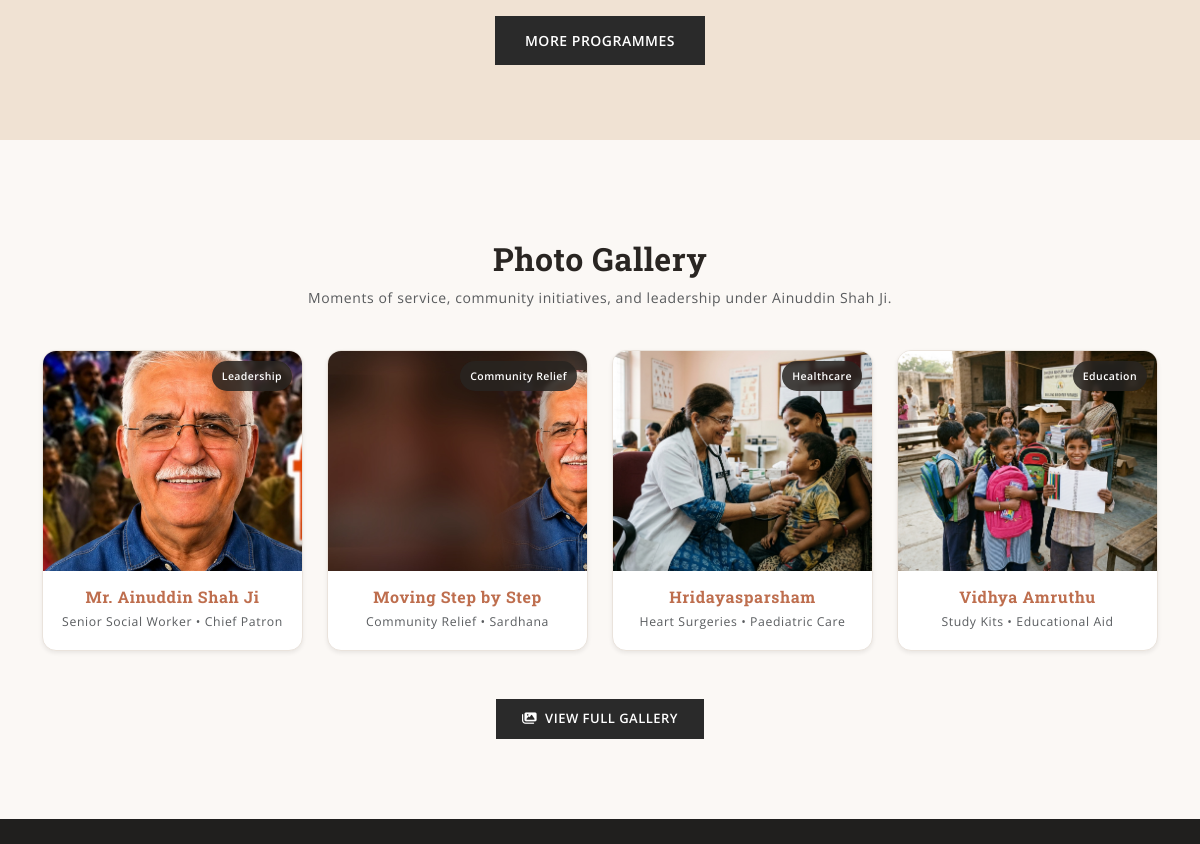
The app's page / (middle part), older data.
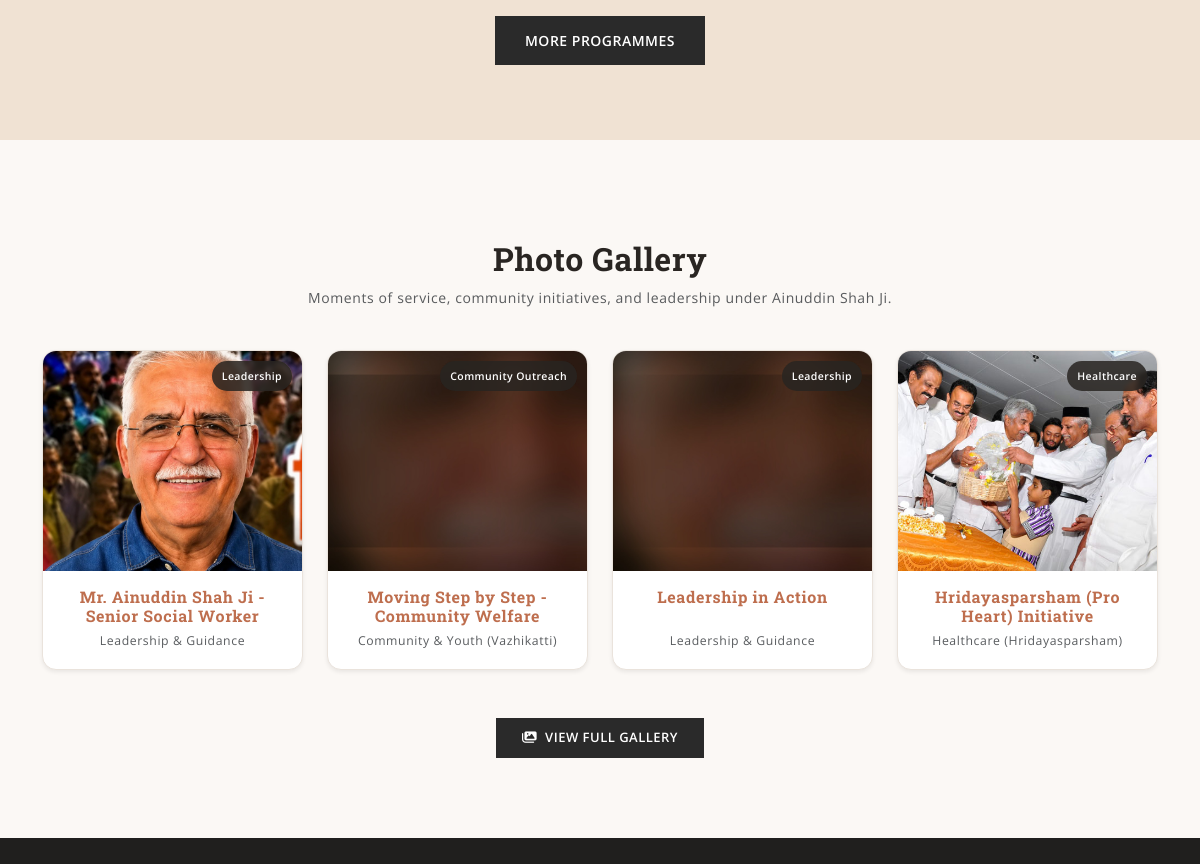
The same page, newer data.
### core/models.py (models this page shows, shortened)
class GalleryImage(models.Model):
    CATEGORY_CHOICES = [
        ('leadership', 'Leadership & Guidance'),
        ('healthcare', 'Healthcare (Hridayasparsham)'),
        ('education', 'Education (Vidhya Amruthu)'),
        ('community', 'Community & Youth (Vazhikatti)'),
    ]
    title = models.CharField(max_length=200, help_text="Title or caption for the photograph")
    category = models.CharField(max_length=50, choices=CATEGORY_CHOICES, default='leadership', help_text="Category for filtering")
    image = models.ImageField(upload_to='gallery/', help_text="Upload high-resolution gallery image")
    description = models.TextField(blank=True, help_text="Short narrative or context")
    badge_text = models.CharField(max_length=60, blank=True, help_text="Badge label displayed on image (e.g. Leadership, Healthcare)")
    order = models.PositiveIntegerField(default=0, help_text="Display order (lower numbers appear first)")
    is_active = models.BooleanField(default=True, help_text="Show on website")
    created_at = models.DateTimeField(auto_now_add=True)
    updated_at = models.DateTimeField(auto_now=True)
    class Meta:
        verbose_name = "Gallery Image"
        verbose_name_plural = "Gallery Images"
        ordering = ['order', '-created_at']
    def image_preview(self):
        if self.image:
            return mark_safe(f'<img src="{self.image.url}" style="width: 70px; height: 50px; object-fit: cover; border-radius: 6px; border: 1px solid #ddd;" />')
        return "No Image"
    image_preview.short_description = "Preview"

### core/views.py (the view)
# urls.py: path('', views.home, name='home'),
def home(request):
    home_gallery = GalleryImage.objects.filter(is_active=True).order_by('order', '-created_at')[:4]
    return render(request, 'home.html', {'home_gallery': home_gallery})

### templates/home.html (shortened to what the changed rows need)
{% extends 'base.html' %}
{% load static %}
{% block content %}
<div class="container-fluid sec-gallery" id="gallery">
  <div class="container">
    <div class="row">
      <div class="col-lg-12 pb-4 text-center">
        <h2>Photo Gallery</h2>
      </div>
    </div>
    <div class="row g-4" id="homeGalleryGrid">
      {% if home_gallery %}
        {% for g_img in home_gallery %}
          <div class="col-lg-3 col-md-6 col-sm-6 home-gallery-item">
            <div class="card h-100 gallery-card shadow-sm">
              <div class="gallery-img-wrapper" role="button" tabindex="0"
                   data-bs-toggle="modal" data-bs-target="#homeGalleryModal"
                   data-img-src="{{ g_img.image.url }}"
                   data-title="{{ g_img.title }}"
                   data-category="{{ g_img.get_category_display }}"
                   data-desc="{{ g_img.description }}">
                <img src="{{ g_img.image.url }}" class="gallery-img" alt="{{ g_img.title }}" style="object-position: center 20%;">
                <span class="gallery-badge">{{ g_img.badge_text|default:g_img.get_category_display }}</span>
              </div>
              <div class="card-body p-3 text-center d-flex flex-column justify-content-between">
                <h6 class="card-title text-orange fw-bold mb-1">{{ g_img.title }}</h6>
                <p class="text-muted small mb-0">{{ g_img.get_category_display }}</p>
              </div>
            </div>
          </div>
        {% endfor %}
      {% else %}
      <div class="col-lg-3 col-md-6 col-sm-6 home-gallery-item">
        <div class="card h-100 gallery-card shadow-sm">
          <div class="gallery-img-wrapper" role="button" tabindex="0"
               data-bs-toggle="modal" data-bs-target="#homeGalleryModal"
               data-img-src="{% static 'images/ainuddin_shah.jpg' %}"
               data-title="Mr. Ainuddin Shah Ji - Senior Social Worker"
               data-category="Leadership &amp; Guidance"
               data-desc="Respected Ainuddin Shah Ji guiding social welfare and community outreach initiatives in Sardhana.">
            <img src="{% static 'images/ainuddin_shah.jpg' %}" class="gallery-img" alt="Mr. Ainuddin Shah Ji" style="object-position: center 20%;">
            <span class="gallery-badge">Leadership</span>
          </div>
          <div class="card-body p-3 text-center d-flex flex-column justify-content-between">
            <h6 class="card-title text-orange fw-bold mb-1">Mr. Ainuddin Shah Ji</h6>
            <p class="text-muted small mb-0">Senior Social Worker &bull; Chief Patron</p>
          </div>
        </div>
      </div>
      <div class="col-lg-3 col-md-6 col-sm-6 home-gallery-item">
        <div class="card h-100 gallery-card shadow-sm">
          <div class="gallery-img-wrapper" role="button" tabindex="0"
               data-bs-toggle="modal" data-bs-target="#homeGalleryModal"
               data-img-src="{% static 'images/slide-ainuddin.jpg' %}"
               data-title="Moving Step by Step - Community Welfare"
               data-category="Community Relief"
               data-desc="We strive to share the burden of the less fortunate through collective care and mutual aid.">
            <img src="{% static 'images/slide-ainuddin.jpg' %}" class="gallery-img" alt="Community Relief" style="object-position: 85% center;">
            <span class="gallery-badge">Community Relief</span>
          </div>
          <div class="card-body p-3 text-center d-flex flex-column justify-content-between">
            <h6 class="card-title text-orange fw-bold mb-1">Moving Step by Step</h6>
            <p class="text-muted small mb-0">Community Relief &bull; Sardhana</p>
          </div>
        </div>
      </div>
      <div class="col-lg-3 col-md-6 col-sm-6 home-gallery-item">
        <div class="card h-100 gallery-card shadow-sm">
          <div class="gallery-img-wrapper" role="button" tabindex="0"
               data-bs-toggle="modal" data-bs-target="#homeGalleryModal"
               data-img-src="{% static 'images/programmes/programme_cardiology.jpg' %}"
               data-title="Hridayasparsham (Pro Heart) Initiative"
               data-category="Healthcare Drive"
               data-desc="Paediatric cardiology support and life-saving heart surgeries for children in need.">
            <img src="{% static 'images/programmes/programme_cardiology.jpg' %}" class="gallery-img" alt="Hridayasparsham" style="object-position: center;">
            <span class="gallery-badge">Healthcare</span>
          </div>
          <div class="card-body p-3 text-center d-flex flex-column justify-content-between">
            <h6 class="card-title text-orange fw-bold mb-1">Hridayasparsham</h6>
            <p class="text-muted small mb-0">Heart Surgeries &bull; Paediatric Care</p>
          </div>
        </div>
      </div>
      <div class="col-lg-3 col-md-6 col-sm-6 home-gallery-item">
        <div class="card h-100 gallery-card shadow-sm">
          <div class="gallery-img-wrapper" role="button" tabindex="0"
               data-bs-toggle="modal" data-bs-target="#homeGalleryModal"
               data-img-src="{% static 'images/programmes/programme_education.jpg' %}"
               data-title="Vidhya Amruthu - Educational Support"
               data-category="Education Support"
               data-desc="Providing learning materials, study kits, and scholarships to needy students.">
            <img src="{% static 'images/programmes/programme_education.jpg' %}" class="gallery-img" alt="Vidhya Amruthu" style="object-position: center;">
            <span class="gallery-badge">Education</span>
          </div>
          <div class="card-body p-3 text-center d-flex flex-column justify-content-between">
            <h6 class="card-title text-orange fw-bold mb-1">Vidhya Amruthu</h6>
            <p class="text-muted small mb-0">Study Kits &bull; Educational Aid</p>
          </div>
        </div>
      </div>
      {% endif %}
    </div>
  </div>
</div>
{% endblock %}

Row changes from the older to the newer data that the page shows:
added GalleryImage: image (picture), badge_text "Leadership", title "Mr. Ainuddin Shah Ji - Senior Social Worker", category "Leadership & Guidance"
added GalleryImage: image (picture), badge_text "Community Outreach", title "Moving Step by Step - Community Welfare", category "Community & Youth (Vazhikatti)"
added GalleryImage: image (picture), badge_text "Leadership", title "Leadership in Action", category "Leadership & Guidance"
added GalleryImage: image (picture), badge_text "Healthcare", title "Hridayasparsham (Pro Heart) Initiative", category "Healthcare (Hridayasparsham)"
Text that changed along with them:
text no longer shown: "Leadership Mr. Ainuddin Shah Ji Senior Social Worker • Chief Patron Community Relief Moving Step by Step Community Relief • Sardhana Healthcare Hridayasparsham Heart Surgeries • Paediatric Care Education Vidhya Amruthu Study Kits • Educational Aid"
